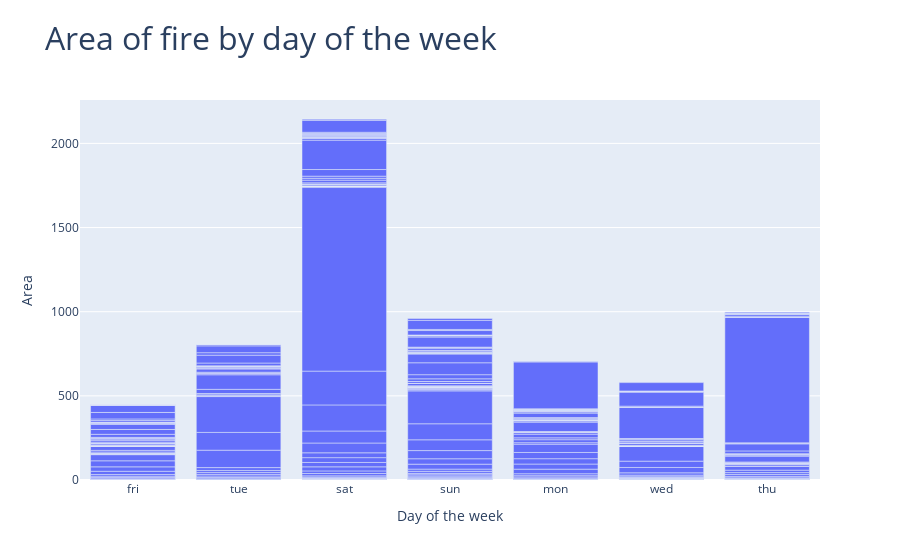

This figure's notebook cell:
### Code cell
fig = make_subplots(cols=1,rows=1, specs=[[{'type':'bar'}]])

fig.add_bar(x=df.day,
               y=df.area,
               name='DC',
               row=1,col=1)

fig.update_layout({'title':{'text':'Area of fire by day of the week', 'font':{'size':32}}})

fig.update_xaxes({'title':{'text':'Day of the week'}})
fig.update_yaxes({'title':{'text':'Area'}})

iplot(fig)

### Figure 1 — Plotly figure (JSON) as saved in the notebook; plotly's stock layout.template omitted (floating-point values rounded to 4 significant figures; data arrays with more than 128 entries replaced by an {"elided": "..."} marker saying what was removed)
{"data": [{"name": "DC", "type": "bar", "x": {"elided": "517 str values"}, "xaxis": "x", "y": {"elided": "517 float values"}, "yaxis": "y"}], "layout": {"title": {"font": {"size": 32}, "text": "Area of fire by day of the week"}, "xaxis": {"anchor": "y", "domain": [0, 1], "title": {"text": "Day of the week"}}, "yaxis": {"anchor": "x", "domain": [0, 1], "title": {"text": "Area"}}}}
